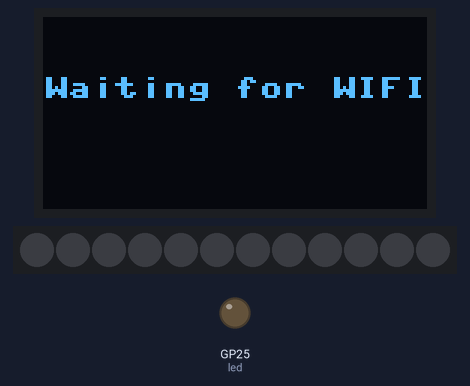
Recording of a program running on a simulated Raspberry Pi Pico running MicroPython. On the bench: 128×64 one-colour display, 12 RGB LEDs in strip order, left to right, output pins drawn as LEDs (lit = HIGH). The OLED is the two-colour kind (top 16 rows yellow); WiFi joins after 1.5 s; no MQTT or app messages arrive unless stated; values from a settings file that is not in the repository are placeholders; library files of the repository ran but are not shown: ssd1306.py.

Above: at 0.2 s.
At 2.5 s:
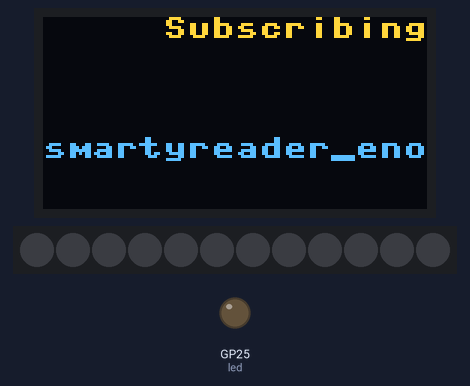
At 7.5 s:
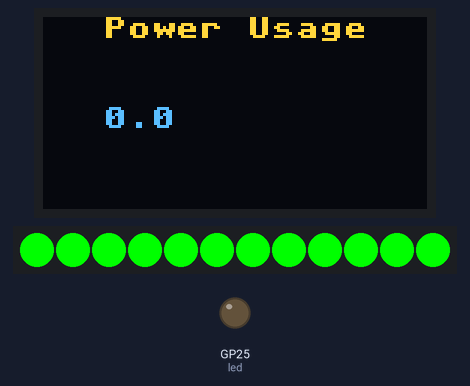

Measured:
- what the display in image 1 shows lasts 5.1 s, from 2.4 s to 7.5 s

The program:

main.py
```python
# this application will display the actual power usage
# the power will be retrieved from the MQTT broker and dislayed
# on the OLED display, and the NEOPüixel ring will change colors and will flash

import time
import network
import json
from neopixel import NeoPixel
from machine import Pin, I2C
import ssd1306
import secrets
from umqtt.simple import MQTTClient

led = Pin("LED",Pin.OUT)
i2c = I2C(0,sda=Pin(4), scl=Pin(5))
display = ssd1306.SSD1306_I2C(128, 64, i2c)


display.text('PowerMax', 0, 0, 1)
display.show()


numpix = 12 # number of led's
neopin = Pin(0, Pin.OUT)  # GPIO0
pixels = NeoPixel(neopin, numpix)


#pixels.set_pixel_line_gradient(3, 13, green, blue)
#pixels.set_pixel_line(14, 16, red)
#pixels.set_pixel(20, (255, 255, 255))

# mqtt settings : Topic : smartyreader_enovos/act_pwr_imported_p_plus
# {"act_pwr_imported_p_plus_value":2.48,"act_pwr_imported_p_plus_unit":"kW"}
MQTT_TOPIC_POWER = 'smartyreader_enovos/act_pwr_imported_p_plus'
# MQTT Parameters
MQTT_SERVER = secrets.mqtt_server
MQTT_PORT = 0
MQTT_USER = secrets.mqtt_username
MQTT_PASSWORD = secrets.mqtt_password
MQTT_CLIENT_ID = b'raspberrypi_picow6453'
MQTT_KEEPALIVE = 7200

powerImport = 0.0
# initialize wifi function
def initialize_wifi(ssid, password):
    wlan = network.WLAN(network.STA_IF)
    wlan.active(True)

    # Connect to the network
    wlan.connect(ssid, password)

    # Wait for Wi-Fi connection
    connection_timeout = 10
    while connection_timeout > 0:
        if wlan.status() >= 3:
            break
        connection_timeout -= 1
        display.fill(0)
        display.show()
        display.text('Waiting for WIFI', 00, 20, 1)
        display.show()
        time.sleep(1)

    # Check if connection is successful
    if wlan.status() != 3:
        return False
    else:
        network_info = wlan.ifconfig()
        display.fill(0)
        display.show()
        display.text('Wifi IP', 40, 0, 1)
        display.text(str(network_info[0]), 0, 40, 1)
        display.show()
        return True
#Initialize mqtt connection function
def connect_mqtt():
    try:
        client = MQTTClient(client_id=MQTT_CLIENT_ID,
                            server=MQTT_SERVER,
                            port=MQTT_PORT,
                            user=MQTT_USER,
                            password=MQTT_PASSWORD,
                            keepalive=MQTT_KEEPALIVE)
        client.connect()
        display.fill(0)
        display.show()
        display.text('MQTT', 40, 0, 1)
        display.text("Connection OK", 0, 40, 1)
        display.show()
        return client
    except Exception as e:
        print('Error connecting to MQTT:', e)
        raise  # Re-raise the exception to see the full traceback

# Subcribe to MQTT topics
def subscribe(client, topic):
    client.subscribe(topic)
    display.fill(0)
    display.show()
    display.text('Subscribing to topic', 40, 0, 1)
    display.text(topic, 0, 40, 1)
    display.show()

# Callback function that runs when you receive a message on subscribed topic
def my_callback(topic, message):
    global powerImport
    # Perform desired actions based on the subscribed topic and respons
    m_decode=str(message.decode("utf-8","ignore"))  # first decode
    m_in=json.loads(m_decode) # second convert to json data
    powerImport = m_in["act_pwr_imported_p_plus_value"] # third extract data from json Object
    # Check the content of the received message
    led.toggle()
# define the neopixel colors based on value
def set_neopixel_color(np,val):
    n = np.n
    value = val

    rgb = [0, 0, 0]

    if value <= 0:
        rgb[0] = 0
        rgb[1] = 255
        rgb[2] = 0
    else:
        if value <= 1:
            rgb[0] = 153
            rgb[1] = 204
            rgb[2] = 0
        else:
            if value <= 2:
                rgb[0] = 255
                rgb[1] = 255
                rgb[2] = 153
            else:
                if value <= 3:
                    rgb[0] = 153
                    rgb[1] = 204
                    rgb[2] = 0
                else:
                    if value <= 4:
                        rgb[0] = 255
                        rgb[1] = 204
                        rgb[2] = 0
                    else:
                        if value <= 5:
                            rgb[0] = 255
                            rgb[1] = 153
                            rgb[2] = 0
                        else:
                            if value <= 6:
                                rgb[0] = 255
                                rgb[1] = 102
                                rgb[2] = 0
                            else:
                                if value <= 7:
                                    rgb[0] = 255
                                    rgb[1] = 0
                                    rgb[2] = 0
                                else:
                                    if value > 7:
                                        rgb[0] = 255
                                        rgb[1] = 0
                                        rgb[2] = 255
    # Set all LEDs to the same color
    for i in range(n):
        np[i] = (int(rgb[0]), int(rgb[1]), int(rgb[2]))
    np.write()
    #np.brightness(42)  # not supported
# main loop
try:
    # Initialize Wi-Fi
    if not initialize_wifi(secrets.wifi_ssid, secrets.wifi_password):
        print('Error connecting to the network... exiting program')
    else:
        # Connect to MQTT broker, start MQTT client
        client = connect_mqtt()
        client.set_callback(my_callback)
        subscribe(client, MQTT_TOPIC_POWER)

        # Continuously checking for messages and displaying the value and adapt the led ring
        while True:
            time.sleep(5)
            client.check_msg()
            set_neopixel_color(pixels,powerImport)
            display.fill(0)
            display.show()
            display.text('Power Usage', 20, 0, 1)
            display.text(str(powerImport), 20, 30, 1)
            display.show()
except Exception as e:
    print('Error:', e)
```
